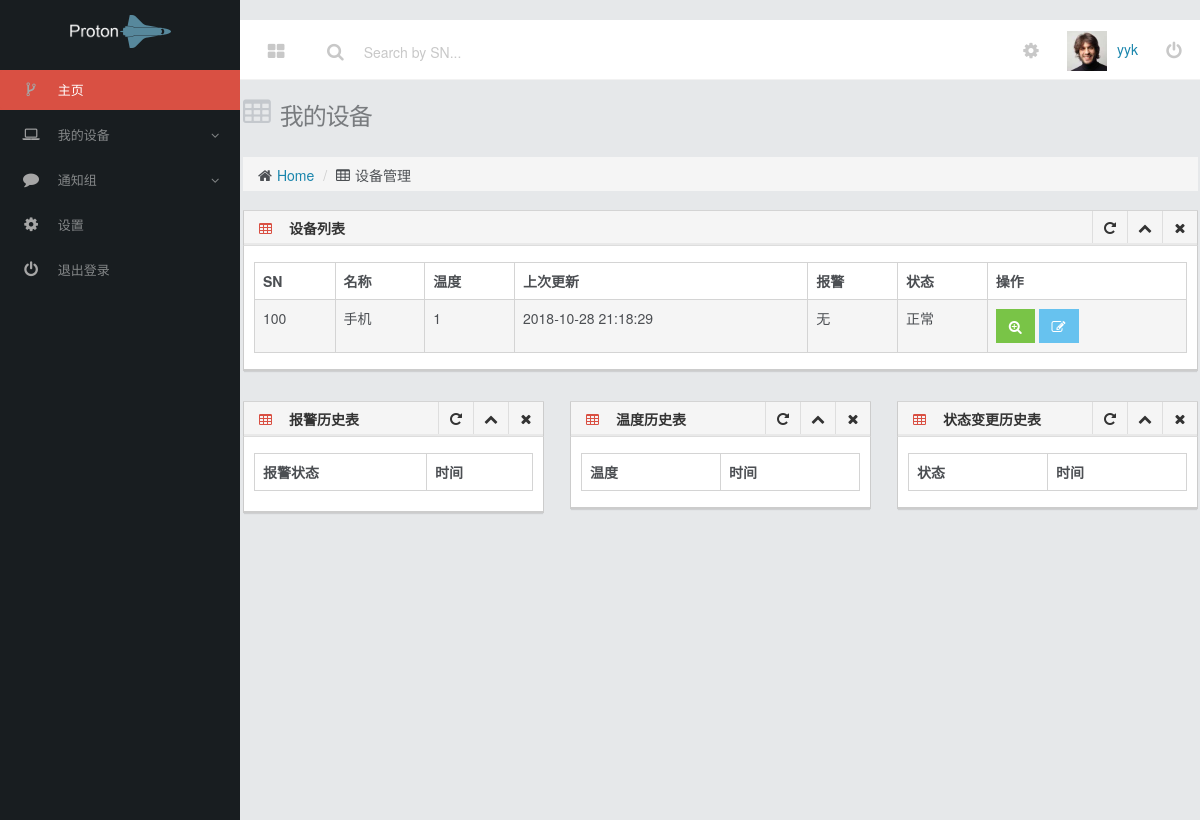
The app's page /detail/?machineid=32 (signed in) with its own data.
### default/models.py (models this page shows)
class Machine(models.Model):
    user = models.ForeignKey(User, on_delete=models.CASCADE)
    SN = models.CharField(max_length=10,unique='true')
    name = models.CharField(max_length=10)
    temperature = models.CharField(max_length=10)
    time = models.CharField(max_length=20)
    warning = models.CharField(max_length=10)
    state = models.CharField(max_length=10)
    limit = models.CharField(max_length=10) #阈值

### default/views.py (the view, shortened to what this page needs)
# urls.py: url(r'^detail/$',views.detail),#设备详细
def detail(request):
    if request.method == "GET":
        print("jin ru detail get")
        machineid = request.GET['machineid']
        print("detail id:"+machineid)
        machine = Machine.objects.get(id=machineid)
        username = request.session['username']
        return render(request, 'detail.html', {'machine': machine, 'username': username})

### templates/detail.html (shortened to what this page needs)
<!DOCTYPE html>
<html lang="en">
	<head>
	    <link href="/static/assets/css/bootstrap.min.css" rel="stylesheet">
		<link href="/static/assets/css/jquery.mmenu.css" rel="stylesheet">
		<link href="/static/assets/css/font-awesome.min.css" rel="stylesheet">
		<link href="/static/assets/plugins/jquery-ui/css/jquery-ui-1.10.4.min.css" rel="stylesheet">
	    <link href="/static/assets/css/style.min.css" rel="stylesheet">
		<link href="/static/assets/css/add-ons.min.css" rel="stylesheet">
	</head>
</head>
<body class="">
	<div class="navbar" role="navigation">
		<div class="container-fluid">
			<ul class="nav navbar-nav navbar-actions navbar-left">
				<li class="visible-md visible-lg"><a href="/table/" id="main-menu-toggle"><i class="fa fa-th-large"></i></a></li>
			</ul>
			<form action="/search_machine/" method="post" class="navbar-form navbar-left">
				<button type="submit"  class="fa fa-search"></button>
				<input type="text" name="machinesn" class="form-control" placeholder="Search by SN..."></a>
			</form>
	        <ul class="nav navbar-nav navbar-right">
                <li><a href="/user_set/"><i class="fa fa-cog"></i></a></li>
				<li class="dropdown visible-md visible-lg">
	        		<a href="#" class="dropdown-toggle" data-toggle="dropdown"><img class="user-avatar" src="/static/assets/img/avatar.jpg" alt="user-mail">{{ username }}</a>
	      		</li>
				<li><a href="/logout/"><i class="fa fa-power-off"></i></a></li>
			</ul>
		</div>
	</div>
<div class="sidebar  mm-menu mm-horizontal mm-offcanvas"><div class="sidebar-collapse mm-panel mm-opened mm-current" id="mm-0">
					<div class="sidebar-header t-center">
                        <span><img class="text-logo" src="/static/assets/img/logo1.png"><i class="fa fa-space-shuttle fa-3x blue"></i></span>
                    </div>
					<div class="sidebar-menu opened" style="height: 233px;">
						<ul class="nav nav-sidebar">
							<li class="active opened"><a href="/"><i class="fa fa-code-fork"></i><span class="text"> 主页</span></a></li>
							<li>
								<a href="#"><i class="fa fa-laptop"></i><span class="text"> 我的设备</span> <span class="fa fa-angle-down pull-right"></span></a>
							</li>
                            <li>
								<a href="#"><i class="fa fa-comment"></i><span class="text"> 通知组</span> <span class="fa fa-angle-down pull-right"></span></a>
							</li>
                            <li><a href="/user_set/"><i class="fa fa-cog"></i><span class="text"> 设置</span></a></li>
                            <li><a href="/logout/"><i class="fa fa-power-off"></i><span class="text"> 退出登录</span></a></li>
                        </ul>
                    </div>
				</div>
    <div class="sidebar-footer drop-shadow mm-panel mm-hidden" id="mm-1">
				</div></div>
<div class="row">
		<div class="main sidebar-minified" style="min-height: 540px;">
			<div class="row">
				<div class="col-lg-12">
					<h3 class="page-header"><i class="fa fa-table"></i>我的设备</h3>
					<ol class="breadcrumb">
						<li><i class="fa fa-home"></i><a href="/">Home</a></li>
						<li><i class="fa fa-table"></i>设备管理</li>
					</ol>
				</div>
			</div>
			<div class="row">
				<div class="col-lg-12">
					<div class="panel panel-default">
						<div class="panel-heading">
							<h2><i class="fa fa-table red"></i><strong>设备列表</strong></h2>
							<div class="panel-actions">
								<a href="table.html#" class="btn-setting"><i class="fa fa-rotate-right"></i></a>
								<a href="table.html#" class="btn-minimize"><i class="fa fa-chevron-up"></i></a>
								<a href="table.html#" class="btn-close"><i class="fa fa-times"></i></a>
							</div>
						</div>
						<div class="panel-body" style="display: block;">
							<table id="machine_table" class="table table-striped table-bordered bootstrap-datatable datatable">
							  <thead>
								  <tr>
									  <th>SN</th>
                                      <th>名称</th>
                                      <th>温度</th>
									  <th>上次更新</th>
                                      <th>报警</th>
                                      <th>状态</th>
									  <th>操作</th>
								  </tr>
							  </thead>
							  <tbody>
                                <tr>
                                    <td>{{ machine.SN }}</td>
                                    <td>{{ machine.name }}</td>
                                    <td>{{ machine.temperature }}</td>
                                    <td>{{ machine.time }}</td>
                                    <td>{{ machine.warning }}</td>
                                    <td>{{ machine.state }}</td>
                                    <td>
										<a class="btn btn-success" href="/detail/?machineid={{ machine.id }}">
											<i class="fa fa-search-plus "></i>
										</a>
										<a class="btn btn-info" href="/update/?machineid={{ machine.id }}">
											<i class="fa fa-edit "></i>
										</a>
                                </tr>
							  </tbody>
						  </table>
						</div>
					</div>
				</div>
            </div>
             <div class="row">
				<div class="col-lg-4">
					<div class="panel panel-default">
						<div class="panel-heading">
							<h2><i class="fa fa-table red"></i><strong>报警历史表</strong></h2>
							<div class="panel-actions">
								<a href="table.html#" class="btn-setting"><i class="fa fa-rotate-right"></i></a>
								<a href="table.html#" class="btn-minimize"><i class="fa fa-chevron-up"></i></a>
								<a href="table.html#" class="btn-close"><i class="fa fa-times"></i></a>
							</div>
						</div>
						<div class="panel-body" style="display: block;">
							<table id="warning_table" class="table table-striped table-bordered bootstrap-datatable datatable">
							  <thead>
								  <tr>
									  <th>报警状态</th>
									  <th>时间</th>
								  </tr>
							  </thead>
						  </table>
						</div>
					</div>
				</div>
                <div class="col-lg-4">
					<div class="panel panel-default">
						<div class="panel-heading">
							<h2><i class="fa fa-table red"></i><strong>温度历史表</strong></h2>
							<div class="panel-actions">
								<a href="table.html#" class="btn-setting"><i class="fa fa-rotate-right"></i></a>
								<a href="table.html#" class="btn-minimize"><i class="fa fa-chevron-up"></i></a>
								<a href="table.html#" class="btn-close"><i class="fa fa-times"></i></a>
							</div>
						</div>
						<div class="panel-body" style="display: block;">
							<table id="temperature_table" class="table table-striped table-bordered bootstrap-datatable datatable">
							  <thead>
								  <tr>
									  <th>温度</th>
                                      <th>时间</th>
								  </tr>
							  </thead>
						  </table>
						</div>
					</div>
				</div>
                 <div class="col-lg-4">
					<div class="panel panel-default">
						<div class="panel-heading">
							<h2><i class="fa fa-table red"></i><strong>状态变更历史表</strong></h2>
							<div class="panel-actions">
								<a href="table.html#" class="btn-setting"><i class="fa fa-rotate-right"></i></a>
								<a href="table.html#" class="btn-minimize"><i class="fa fa-chevron-up"></i></a>
								<a href="table.html#" class="btn-close"><i class="fa fa-times"></i></a>
							</div>
						</div>
						<div class="panel-body" style="display: block;">
							<table id="state_table" class="table table-striped table-bordered bootstrap-datatable datatable">
							  <thead>
								  <tr>
									  <th>状态</th>
                                      <th>时间</th>
								  </tr>
							  </thead>
						  </table>
						</div>
					</div>
				</div>
            </div>
        </div>
</div>
</body>
</html>

### records on screen
Machine: SN "100", name "手机", temperature "1", time "2018-10-28 21:18:29", warning "无", state "正常"

### other values on screen
{{ username }} "yyk"
